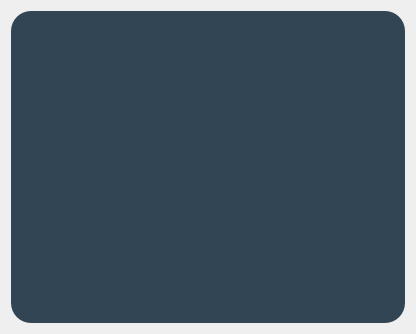
<?xml version="1.0" encoding="UTF-8"?>
<ui version="4.0">
 <class>CountDownDialog</class>
 <widget class="QDialog" name="CountDownDialog">
  <property name="geometry">
   <rect>
    <x>0</x>
    <y>0</y>
    <width>416</width>
    <height>334</height>
   </rect>
  </property>
  <property name="windowTitle">
   <string>Dialog</string>
  </property>
  <property name="styleSheet">
   <string notr="true">QFrame	
{
	background-color:  #324555;
	color: #ECECEC;
	border: 0px;
    border-radius: 20px;
}</string>
  </property>
  <layout class="QHBoxLayout" name="horizontalLayout">
   <item>
    <widget class="QLabel" name="lblDisplay">
     <property name="text">
      <string/>
     </property>
    </widget>
   </item>
  </layout>
 </widget>
 <resources/>
 <connections/>
</ui>
